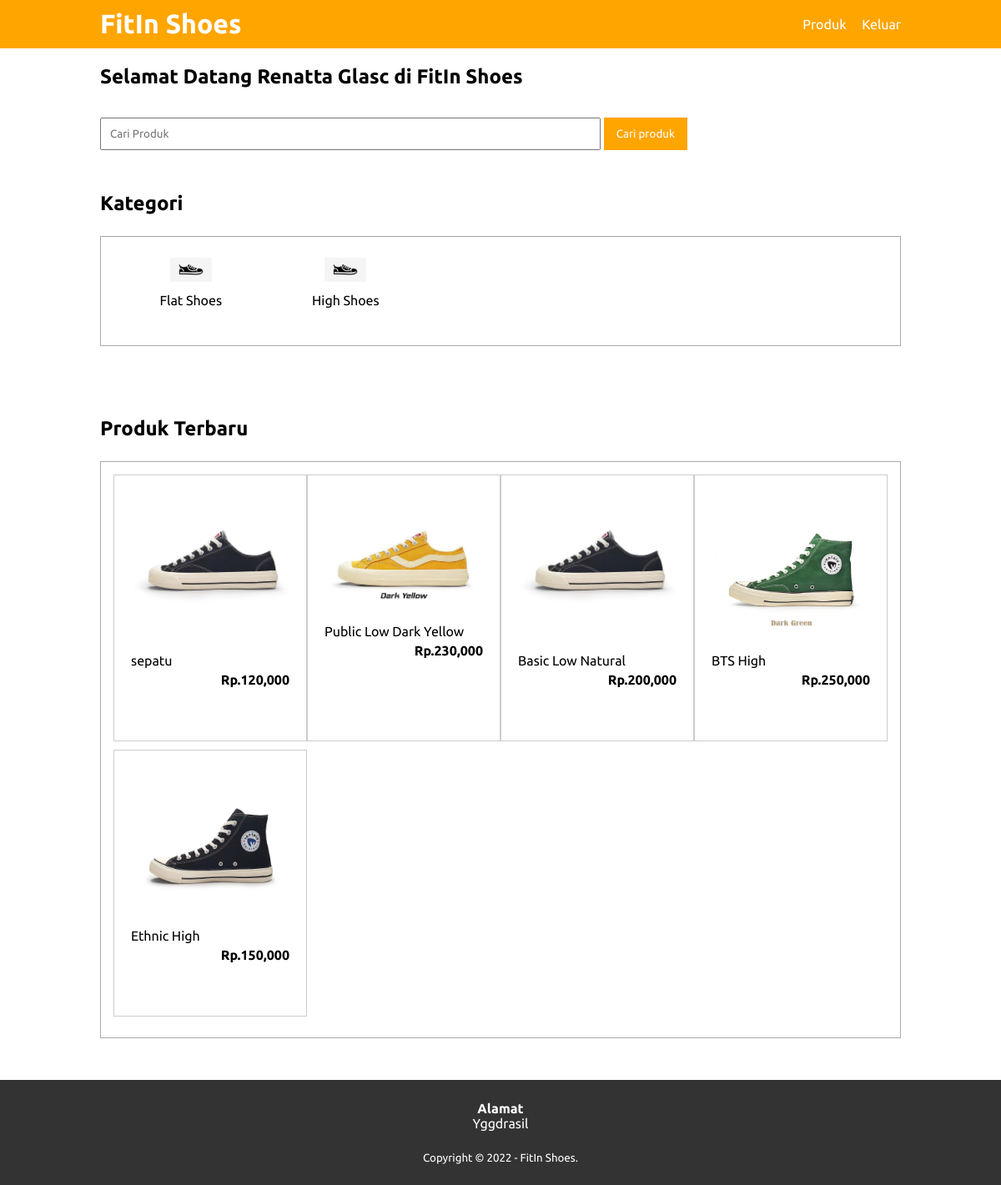
Page /index.php (signed in) on the committed database.
### tables this page shows
CREATE TABLE `kategori` (
  `id_kategori` int(11) NOT NULL,
  `nama_kategori` varchar(30) NOT NULL
);

CREATE TABLE `sepatu` (
  `id_sepatu` int(11) NOT NULL,
  `id_kategori` int(11) NOT NULL,
  `nama_produk` varchar(30) NOT NULL,
  `gambar_produk` varchar(50) NOT NULL,
  `deskripsi_produk` varchar(500) NOT NULL,
  `status_produk` tinyint(1) NOT NULL,
  `merk` varchar(15) NOT NULL,
  `ukuran` int(11) NOT NULL,
  `warna` varchar(20) NOT NULL,
  `harga_produk` int(11) NOT NULL,
  `stok` int(11) NOT NULL
);

### index.php (the view, shortened to what this page needs)
<?php
    include 'db.php';
?>
<!DOCTYPE html>
<html>
<head>
</head>
<body>
    <header>
        <div class="container">
            <h1><a href="index.php">FitIn Shoes</a></h1>
            <ul>
                <li><a href="cari_produk.php">Produk</a></li>
                <li><a href="logout_customer.php">Keluar</a></li>
            </ul>
        </div>
    </header>
    <div class="container">
                <h2>Selamat Datang <?php echo $_SESSION ['customer']->nama_customer ?> di FitIn Shoes</h2>
    </div>
    <div class="search">
        <div class="container">
            <form action="cari_produk.php">
                <input type="text" name="search" placeholder="Cari Produk" >
                <input type="submit" name="cari" value="Cari produk">
            </form>
        </div>
    </div>
    <div class="section">
        <div class="container">
            <h3>Kategori</h3>
            <div class="box">
                <?php
                    $kategori = mysqli_query($connect,"SELECT * FROM kategori ORDER BY id_kategori DESC");
                    if (mysqli_num_rows($kategori) > 0) {
                        while($k = mysqli_fetch_array($kategori)){
                ?>
            <a href="cari_produk.php?kat=<?php echo $k ['id_kategori']?>">
                <div class="col-5">
                    <img src="img/img_3.jpeg" width="50px" style="margin-bottom: 10px;">
                    <p><?php echo $k ['nama_kategori']?></p>
                </div>
            </a>
                <?php }}else {?>
                    <p>Kategori Tidak Ada</p>
                <?php }?>
            </div>
        </div>
    </div>
<div class="section">
    <div class="container">
        <h3>Produk Terbaru</h3>
        <div class="box">
            <?php
                $produk = mysqli_query($connect,"SELECT * FROM sepatu where status_produk = 1 ORDER BY id_sepatu DESC LIMIT 8");
                if (mysqli_num_rows($produk)> 0) {
                    while($p = mysqli_fetch_array($produk)) {
            ?>
            <a href="detail_produk.php?id=<?php echo $p['id_sepatu']?>">
            <div class="col-4">
                <img src="produk/<?php echo $p['gambar_produk']?>">
                <p class="nama"><?php echo $p['nama_produk']?></p>
                <p class="harga">Rp.<?php echo number_format($p['harga_produk'])?></p>
            </div>
            </a>
            <?php }}else { ?>
                <p>Produk Tidak Ada</p>
            <?php } ?>
        </div>
    </div>
</div>
<div class="footer">
    <div class="container">
        <h4>Alamat</h4>
        <p>Yggdrasil</p>
        <small>Copyright &copy; 2022 - FitIn Shoes.</small>
    </div>
</div>
</body>
</html>

### CSS/style.css (style rules this page uses)
* { padding: 0; margin: 0; font-family: 'Ubuntu', sans-serif; }
a { color: inherit; text-decoration: none; }
header { background-color: orange; color: #fff; }
header h1 { float: left; padding: 10px 0; }
header ul { float: right; }
header ul li { display: inline-block; }
header ul li a { padding: 20px 0 20px 15px; display: inline-block; }
.container { width: 80%; margin: 0% auto; }
.container:after { content: ''; display: block; clear: both; }
.section { padding: 25px 0; }
.box { background-color: #fff; border: 1px solid darkgray; padding: 15px; box-sizing: border-box; margin: 25px 0 25px 0; }
.box:after { content: ''; display: block; clear: both; }
.search { padding: 15px 0; background-color: none; }
.search input[type=text] { width: 60%; padding: 10px; }
.search input[type=submit] { padding: 12px 15px; background-color: orange; color: #fff; border: none; cursor: pointer; }
.col-5 { width: 20%; height: 100px; text-align: center; float: left; padding: 10px; box-sizing: border-box; }
.col-4 { width: 25%; height: 320px; border: 1px solid #ccc; float: left; padding: 20px; box-sizing: border-box; margin-bottom: 10px; }
.col-4 img { width: 100%; }
.col-4 .nama { color: black; margin-bottom: 5px; }
.col-4 .harga { font-weight: bold; color: rgb(0, 0, 0); float: right; }
.footer { padding: 25px 0; background-color: #333; color: #fff; text-align: center; }
.footer small { margin-top: 25px; display: inline-block; }
h3 { font-size : x-large; margin: 10px 0 25px 0; }
h2 { margin: 20px 0; }

### rows in the picture
kategori: nama_kategori "Flat Shoes"
kategori: nama_kategori "High Shoes"
sepatu: gambar_produk (picture), nama_produk "sepatu", harga_produk "120,000"
sepatu: gambar_produk (picture), nama_produk "Public Low Dark Yellow", harga_produk "230,000"
sepatu: gambar_produk (picture), nama_produk "Basic Low Natural", harga_produk "200,000"
sepatu: gambar_produk (picture), nama_produk "BTS High", harga_produk "250,000"
sepatu: gambar_produk (picture), nama_produk "Ethnic High", harga_produk "150,000"

### other values in the picture
$_SESSION ['customer']->nama_customer "Renatta Glasc"
